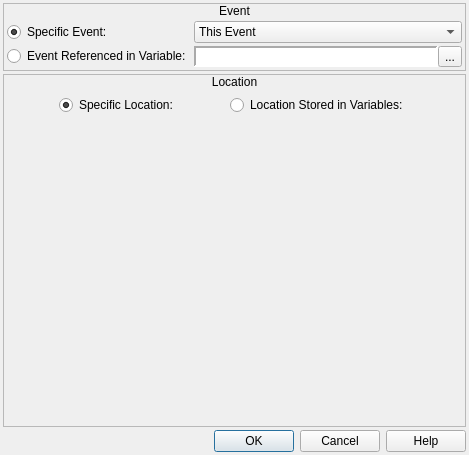
<?xml version="1.0" encoding="UTF-8"?>
<ui version="4.0">
 <class>ConfigureEvent_ChangeEventLocation</class>
 <widget class="QDialog" name="ConfigureEvent_ChangeEventLocation">
  <property name="geometry">
   <rect>
    <x>0</x>
    <y>0</y>
    <width>469</width>
    <height>455</height>
   </rect>
  </property>
  <property name="windowTitle">
   <string>Change Event Location</string>
  </property>
  <property name="windowIcon">
   <iconset resource="gui_icons.qrc">
    <normaloff>:/icons/openrpgmaker.png</normaloff>:/icons/openrpgmaker.png</iconset>
  </property>
  <property name="styleSheet">
   <string notr="true">.QFrame
{
	border-width: 1px;
	border-style: solid;
	border-color: palette(window-text);
}

.QFrame&gt;QLabel
{
	border-width: 0px;
	background-color: palette(window-text);
	color: palette(window);
	font-weight: bold;
}

.QFrame&gt;QCheckBox
{
	background-color: palette(window-text);
	border-width: 0px;
	border-style: none;
	color: palette(window);
	spacing: 3px;
	font-weight: bold;
	padding: 0px 0px 0px 3px;
}

.QFrame&gt;QCheckBox::indicator
{
	min-width: 8px;
	max-width: 8px;
	min-height: 8px;
	max-height: 8px;
	width: 8px;
	height: 8px;
	border-width: 2px;
	border-radius: 0px;
	border-style: ridge;
	border-color: palette(mid);
}

.QFrame&gt;QCheckBox::indicator:unchecked
{
	background-color: palette(base);
}

.QFrame&gt;QCheckBox::indicator:checked
{
	background-color: palette(window-text);
}

.QFrame&gt;QCheckBox::indicator:hover
{
	border-color: palette(highlight);
}</string>
  </property>
  <layout class="QVBoxLayout" name="verticalLayout_7">
   <property name="spacing">
    <number>3</number>
   </property>
   <property name="margin">
    <number>3</number>
   </property>
   <item>
    <widget class="QFrame" name="frame_2">
     <property name="frameShape">
      <enum>QFrame::StyledPanel</enum>
     </property>
     <property name="frameShadow">
      <enum>QFrame::Raised</enum>
     </property>
     <layout class="QVBoxLayout" name="verticalLayout_4">
      <property name="spacing">
       <number>0</number>
      </property>
      <property name="margin">
       <number>0</number>
      </property>
      <item>
       <widget class="QLabel" name="label_2">
        <property name="sizePolicy">
         <sizepolicy hsizetype="Preferred" vsizetype="Fixed">
          <horstretch>0</horstretch>
          <verstretch>0</verstretch>
         </sizepolicy>
        </property>
        <property name="text">
         <string>Event</string>
        </property>
        <property name="alignment">
         <set>Qt::AlignCenter</set>
        </property>
       </widget>
      </item>
      <item>
       <widget class="QWidget" name="widget_5" native="true">
        <layout class="QHBoxLayout" name="horizontalLayout_3">
         <property name="spacing">
          <number>3</number>
         </property>
         <property name="margin">
          <number>3</number>
         </property>
         <item>
          <widget class="QWidget" name="widget_6" native="true">
           <property name="sizePolicy">
            <sizepolicy hsizetype="Fixed" vsizetype="Preferred">
             <horstretch>0</horstretch>
             <verstretch>0</verstretch>
            </sizepolicy>
           </property>
           <layout class="QVBoxLayout" name="verticalLayout_5">
            <property name="spacing">
             <number>3</number>
            </property>
            <property name="margin">
             <number>0</number>
            </property>
            <item>
             <widget class="QRadioButton" name="rbSpecificEvent">
              <property name="sizePolicy">
               <sizepolicy hsizetype="Fixed" vsizetype="Fixed">
                <horstretch>0</horstretch>
                <verstretch>0</verstretch>
               </sizepolicy>
              </property>
              <property name="text">
               <string>Specific Event:</string>
              </property>
              <property name="checked">
               <bool>true</bool>
              </property>
             </widget>
            </item>
            <item>
             <widget class="QRadioButton" name="rbReferencedEvent">
              <property name="sizePolicy">
               <sizepolicy hsizetype="Fixed" vsizetype="Fixed">
                <horstretch>0</horstretch>
                <verstretch>0</verstretch>
               </sizepolicy>
              </property>
              <property name="text">
               <string>Event Referenced in Variable:</string>
              </property>
             </widget>
            </item>
           </layout>
          </widget>
         </item>
         <item>
          <widget class="QWidget" name="widget_7" native="true">
           <layout class="QVBoxLayout" name="verticalLayout_6">
            <property name="spacing">
             <number>3</number>
            </property>
            <property name="margin">
             <number>0</number>
            </property>
            <item>
             <widget class="QComboBox" name="cboxEvents">
              <item>
               <property name="text">
                <string>This Event</string>
               </property>
              </item>
             </widget>
            </item>
            <item>
             <widget class="QWidget" name="wEventVariable" native="true">
              <layout class="QHBoxLayout" name="horizontalLayout_37">
               <property name="spacing">
                <number>0</number>
               </property>
               <property name="margin">
                <number>0</number>
               </property>
               <item>
                <widget class="QLabel" name="lblEventVariable">
                 <property name="sizePolicy">
                  <sizepolicy hsizetype="Preferred" vsizetype="Preferred">
                   <horstretch>0</horstretch>
                   <verstretch>0</verstretch>
                  </sizepolicy>
                 </property>
                 <property name="minimumSize">
                  <size>
                   <width>150</width>
                   <height>0</height>
                  </size>
                 </property>
                 <property name="font">
                  <font>
                   <family>Monospace</family>
                  </font>
                 </property>
                 <property name="styleSheet">
                  <string notr="true">background-color: palette(base);</string>
                 </property>
                 <property name="frameShape">
                  <enum>QFrame::Panel</enum>
                 </property>
                 <property name="frameShadow">
                  <enum>QFrame::Sunken</enum>
                 </property>
                 <property name="lineWidth">
                  <number>2</number>
                 </property>
                 <property name="text">
                  <string/>
                 </property>
                </widget>
               </item>
               <item>
                <widget class="QToolButton" name="bBrowseEventVariables">
                 <property name="text">
                  <string>...</string>
                 </property>
                 <property name="icon">
                  <iconset resource="gui_icons.qrc">
                   <normaloff>:/icons/fileopen.png</normaloff>:/icons/fileopen.png</iconset>
                 </property>
                </widget>
               </item>
              </layout>
             </widget>
            </item>
           </layout>
          </widget>
         </item>
        </layout>
       </widget>
      </item>
     </layout>
    </widget>
   </item>
   <item>
    <widget class="QFrame" name="frame">
     <property name="frameShape">
      <enum>QFrame::StyledPanel</enum>
     </property>
     <property name="frameShadow">
      <enum>QFrame::Raised</enum>
     </property>
     <layout class="QVBoxLayout" name="verticalLayout">
      <property name="spacing">
       <number>0</number>
      </property>
      <property name="margin">
       <number>0</number>
      </property>
      <item>
       <widget class="QLabel" name="label">
        <property name="sizePolicy">
         <sizepolicy hsizetype="Preferred" vsizetype="Fixed">
          <horstretch>0</horstretch>
          <verstretch>0</verstretch>
         </sizepolicy>
        </property>
        <property name="text">
         <string>Location</string>
        </property>
        <property name="alignment">
         <set>Qt::AlignCenter</set>
        </property>
       </widget>
      </item>
      <item>
       <widget class="QWidget" name="widget" native="true">
        <layout class="QVBoxLayout" name="verticalLayout_2">
         <property name="spacing">
          <number>3</number>
         </property>
         <property name="margin">
          <number>3</number>
         </property>
         <item>
          <widget class="QWidget" name="widget_2" native="true">
           <property name="sizePolicy">
            <sizepolicy hsizetype="Preferred" vsizetype="Fixed">
             <horstretch>0</horstretch>
             <verstretch>0</verstretch>
            </sizepolicy>
           </property>
           <layout class="QHBoxLayout" name="horizontalLayout">
            <property name="spacing">
             <number>0</number>
            </property>
            <property name="margin">
             <number>0</number>
            </property>
            <item>
             <widget class="QRadioButton" name="rbSpecificLocation">
              <property name="sizePolicy">
               <sizepolicy hsizetype="Fixed" vsizetype="Fixed">
                <horstretch>0</horstretch>
                <verstretch>0</verstretch>
               </sizepolicy>
              </property>
              <property name="text">
               <string>Specific Location:</string>
              </property>
              <property name="checked">
               <bool>true</bool>
              </property>
             </widget>
            </item>
            <item>
             <widget class="QRadioButton" name="rbStoredLocation">
              <property name="sizePolicy">
               <sizepolicy hsizetype="Fixed" vsizetype="Fixed">
                <horstretch>0</horstretch>
                <verstretch>0</verstretch>
               </sizepolicy>
              </property>
              <property name="text">
               <string>Location Stored in Variables:</string>
              </property>
             </widget>
            </item>
           </layout>
          </widget>
         </item>
         <item>
          <widget class="QStackedWidget" name="stackedWidget">
           <property name="minimumSize">
            <size>
             <width>455</width>
             <height>298</height>
            </size>
           </property>
           <property name="maximumSize">
            <size>
             <width>455</width>
             <height>298</height>
            </size>
           </property>
           <property name="currentIndex">
            <number>0</number>
           </property>
           <widget class="MapLocation" name="wLocation">
            <property name="minimumSize">
             <size>
              <width>455</width>
              <height>298</height>
             </size>
            </property>
            <property name="maximumSize">
             <size>
              <width>455</width>
              <height>298</height>
             </size>
            </property>
           </widget>
           <widget class="QWidget" name="wVariables">
            <layout class="QVBoxLayout" name="verticalLayout_13">
             <property name="spacing">
              <number>3</number>
             </property>
             <property name="margin">
              <number>0</number>
             </property>
             <item>
              <widget class="QFrame" name="frame_3">
               <property name="sizePolicy">
                <sizepolicy hsizetype="Preferred" vsizetype="Fixed">
                 <horstretch>0</horstretch>
                 <verstretch>0</verstretch>
                </sizepolicy>
               </property>
               <property name="frameShape">
                <enum>QFrame::StyledPanel</enum>
               </property>
               <property name="frameShadow">
                <enum>QFrame::Raised</enum>
               </property>
               <layout class="QVBoxLayout" name="verticalLayout_8">
                <property name="spacing">
                 <number>0</number>
                </property>
                <property name="margin">
                 <number>0</number>
                </property>
                <item>
                 <widget class="QLabel" name="label_5">
                  <property name="sizePolicy">
                   <sizepolicy hsizetype="Preferred" vsizetype="Fixed">
                    <horstretch>0</horstretch>
                    <verstretch>0</verstretch>
                   </sizepolicy>
                  </property>
                  <property name="text">
                   <string>Variables</string>
                  </property>
                  <property name="alignment">
                   <set>Qt::AlignCenter</set>
                  </property>
                 </widget>
                </item>
                <item>
                 <widget class="QWidget" name="widget_3" native="true">
                  <layout class="QHBoxLayout" name="horizontalLayout_2">
                   <property name="spacing">
                    <number>3</number>
                   </property>
                   <property name="margin">
                    <number>0</number>
                   </property>
                   <item>
                    <widget class="QWidget" name="widget_4" native="true">
                     <property name="sizePolicy">
                      <sizepolicy hsizetype="Fixed" vsizetype="Preferred">
                       <horstretch>0</horstretch>
                       <verstretch>0</verstretch>
                      </sizepolicy>
                     </property>
                     <layout class="QVBoxLayout" name="verticalLayout_11">
                      <property name="spacing">
                       <number>3</number>
                      </property>
                      <property name="leftMargin">
                       <number>3</number>
                      </property>
                      <property name="topMargin">
                       <number>0</number>
                      </property>
                      <property name="rightMargin">
                       <number>0</number>
                      </property>
                      <property name="bottomMargin">
                       <number>0</number>
                      </property>
                      <item>
                       <widget class="QLabel" name="label_3">
                        <property name="sizePolicy">
                         <sizepolicy hsizetype="Fixed" vsizetype="Fixed">
                          <horstretch>0</horstretch>
                          <verstretch>0</verstretch>
                         </sizepolicy>
                        </property>
                        <property name="text">
                         <string>X Variable:</string>
                        </property>
                       </widget>
                      </item>
                      <item>
                       <widget class="QLabel" name="label_6">
                        <property name="sizePolicy">
                         <sizepolicy hsizetype="Fixed" vsizetype="Fixed">
                          <horstretch>0</horstretch>
                          <verstretch>0</verstretch>
                         </sizepolicy>
                        </property>
                        <property name="text">
                         <string>Y Variable: </string>
                        </property>
                       </widget>
                      </item>
                      <item>
                       <widget class="QLabel" name="label_4">
                        <property name="sizePolicy">
                         <sizepolicy hsizetype="Fixed" vsizetype="Fixed">
                          <horstretch>0</horstretch>
                          <verstretch>0</verstretch>
                         </sizepolicy>
                        </property>
                        <property name="text">
                         <string>Layer Variable:</string>
                        </property>
                       </widget>
                      </item>
                     </layout>
                    </widget>
                   </item>
                   <item>
                    <widget class="QWidget" name="widget_10" native="true">
                     <layout class="QVBoxLayout" name="verticalLayout_12">
                      <property name="spacing">
                       <number>3</number>
                      </property>
                      <property name="margin">
                       <number>0</number>
                      </property>
                      <item>
                       <widget class="QWidget" name="wXVariable" native="true">
                        <layout class="QHBoxLayout" name="horizontalLayout_39">
                         <property name="spacing">
                          <number>0</number>
                         </property>
                         <property name="margin">
                          <number>0</number>
                         </property>
                         <item>
                          <widget class="QLabel" name="lblXVariable">
                           <property name="sizePolicy">
                            <sizepolicy hsizetype="Preferred" vsizetype="Preferred">
                             <horstretch>0</horstretch>
                             <verstretch>0</verstretch>
                            </sizepolicy>
                           </property>
                           <property name="minimumSize">
                            <size>
                             <width>150</width>
                             <height>0</height>
                            </size>
                           </property>
                           <property name="font">
                            <font>
                             <family>Monospace</family>
                            </font>
                           </property>
                           <property name="styleSheet">
                            <string notr="true">background-color: palette(base);</string>
                           </property>
                           <property name="frameShape">
                            <enum>QFrame::Panel</enum>
                           </property>
                           <property name="frameShadow">
                            <enum>QFrame::Sunken</enum>
                           </property>
                           <property name="lineWidth">
                            <number>2</number>
                           </property>
                           <property name="text">
                            <string/>
                           </property>
                          </widget>
                         </item>
                         <item>
                          <widget class="QToolButton" name="bBrowseXVariables">
                           <property name="text">
                            <string>...</string>
                           </property>
                           <property name="icon">
                            <iconset resource="gui_icons.qrc">
                             <normaloff>:/icons/fileopen.png</normaloff>:/icons/fileopen.png</iconset>
                           </property>
                          </widget>
                         </item>
                        </layout>
                       </widget>
                      </item>
                      <item>
                       <widget class="QWidget" name="wYVariable" native="true">
                        <layout class="QHBoxLayout" name="horizontalLayout_40">
                         <property name="spacing">
                          <number>0</number>
                         </property>
                         <property name="margin">
                          <number>0</number>
                         </property>
                         <item>
                          <widget class="QLabel" name="lblYVariable">
                           <property name="sizePolicy">
                            <sizepolicy hsizetype="Preferred" vsizetype="Preferred">
                             <horstretch>0</horstretch>
                             <verstretch>0</verstretch>
                            </sizepolicy>
                           </property>
                           <property name="minimumSize">
                            <size>
                             <width>150</width>
                             <height>0</height>
                            </size>
                           </property>
                           <property name="font">
                            <font>
                             <family>Monospace</family>
                            </font>
                           </property>
                           <property name="styleSheet">
                            <string notr="true">background-color: palette(base);</string>
                           </property>
                           <property name="frameShape">
                            <enum>QFrame::Panel</enum>
                           </property>
                           <property name="frameShadow">
                            <enum>QFrame::Sunken</enum>
                           </property>
                           <property name="lineWidth">
                            <number>2</number>
                           </property>
                           <property name="text">
                            <string/>
                           </property>
                          </widget>
                         </item>
                         <item>
                          <widget class="QToolButton" name="bBrowseYVariables">
                           <property name="text">
                            <string>...</string>
                           </property>
                           <property name="icon">
                            <iconset resource="gui_icons.qrc">
                             <normaloff>:/icons/fileopen.png</normaloff>:/icons/fileopen.png</iconset>
                           </property>
                          </widget>
                         </item>
                        </layout>
                       </widget>
                      </item>
                      <item>
                       <widget class="QWidget" name="wLayerVariable" native="true">
                        <layout class="QHBoxLayout" name="horizontalLayout_42">
                         <property name="spacing">
                          <number>0</number>
                         </property>
                         <property name="margin">
                          <number>0</number>
                         </property>
                         <item>
                          <widget class="QLabel" name="lblLayerVariable">
                           <property name="sizePolicy">
                            <sizepolicy hsizetype="Preferred" vsizetype="Preferred">
                             <horstretch>0</horstretch>
                             <verstretch>0</verstretch>
                            </sizepolicy>
                           </property>
                           <property name="minimumSize">
                            <size>
                             <width>150</width>
                             <height>0</height>
                            </size>
                           </property>
                           <property name="font">
                            <font>
                             <family>Monospace</family>
                            </font>
                           </property>
                           <property name="styleSheet">
                            <string notr="true">background-color: palette(base);</string>
                           </property>
                           <property name="frameShape">
                            <enum>QFrame::Panel</enum>
                           </property>
                           <property name="frameShadow">
                            <enum>QFrame::Sunken</enum>
                           </property>
                           <property name="lineWidth">
                            <number>2</number>
                           </property>
                           <property name="text">
                            <string/>
                           </property>
                          </widget>
                         </item>
                         <item>
                          <widget class="QToolButton" name="bBrowseLayerVariables">
                           <property name="text">
                            <string>...</string>
                           </property>
                           <property name="icon">
                            <iconset resource="gui_icons.qrc">
                             <normaloff>:/icons/fileopen.png</normaloff>:/icons/fileopen.png</iconset>
                           </property>
                          </widget>
                         </item>
                        </layout>
                       </widget>
                      </item>
                     </layout>
                    </widget>
                   </item>
                  </layout>
                 </widget>
                </item>
               </layout>
              </widget>
             </item>
             <item>
              <widget class="QFrame" name="frame_4">
               <property name="frameShape">
                <enum>QFrame::StyledPanel</enum>
               </property>
               <property name="frameShadow">
                <enum>QFrame::Raised</enum>
               </property>
              </widget>
             </item>
            </layout>
           </widget>
          </widget>
         </item>
        </layout>
       </widget>
      </item>
     </layout>
    </widget>
   </item>
   <item>
    <widget class="QDialogButtonBox" name="buttonBox">
     <property name="orientation">
      <enum>Qt::Horizontal</enum>
     </property>
     <property name="standardButtons">
      <set>QDialogButtonBox::Cancel|QDialogButtonBox::Help|QDialogButtonBox::Ok</set>
     </property>
    </widget>
   </item>
  </layout>
 </widget>
 <customwidgets>
  <customwidget>
   <class>MapLocation</class>
   <extends>QWidget</extends>
   <header>maplocation.h</header>
   <container>1</container>
  </customwidget>
 </customwidgets>
 <resources>
  <include location="gui_icons.qrc"/>
 </resources>
 <connections>
  <connection>
   <sender>buttonBox</sender>
   <signal>accepted()</signal>
   <receiver>ConfigureEvent_ChangeEventLocation</receiver>
   <slot>accept()</slot>
   <hints>
    <hint type="sourcelabel">
     <x>248</x>
     <y>254</y>
    </hint>
    <hint type="destinationlabel">
     <x>157</x>
     <y>274</y>
    </hint>
   </hints>
  </connection>
  <connection>
   <sender>buttonBox</sender>
   <signal>rejected()</signal>
   <receiver>ConfigureEvent_ChangeEventLocation</receiver>
   <slot>reject()</slot>
   <hints>
    <hint type="sourcelabel">
     <x>316</x>
     <y>260</y>
    </hint>
    <hint type="destinationlabel">
     <x>286</x>
     <y>274</y>
    </hint>
   </hints>
  </connection>
 </connections>
</ui>
